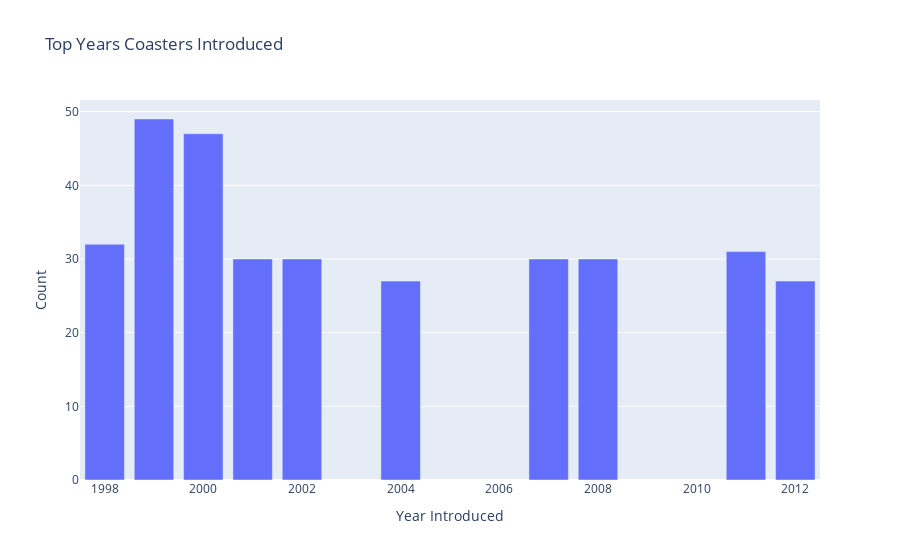

Write notebook code for a chart like this one.
### Code cell
year_counts = df['Year_Introduced'].value_counts().head(10).reset_index()
year_counts.columns = ['Year Introduced', 'Count']

# Create the histogram using Plotly Express
fig = px.bar(year_counts, x='Year Introduced', y='Count',
             title='Top Years Coasters Introduced')
fig.update_layout(xaxis_title='Year Introduced', yaxis_title='Count')
fig.show()

### Figure 1 — Plotly figure (JSON) as saved in the notebook; plotly's stock layout.template omitted (floating-point values rounded to 4 significant figures)
{"data": [{"alignmentgroup": "True", "hovertemplate": "Year Introduced=%{x}<br>Count=%{y}<extra></extra>", "legendgroup": "", "marker": {"color": "#636efa", "pattern": {"shape": ""}}, "name": "", "offsetgroup": "", "orientation": "v", "showlegend": false, "textposition": "auto", "type": "bar", "x": [1999, 2000, 1998, 2011, 2001, 2002, 2007, 2008, 2004, 2012], "xaxis": "x", "y": [49, 47, 32, 31, 30, 30, 30, 30, 27, 27], "yaxis": "y"}], "layout": {"barmode": "relative", "legend": {"tracegroupgap": 0}, "title": {"text": "Top Years Coasters Introduced"}, "xaxis": {"anchor": "y", "domain": [0, 1], "title": {"text": "Year Introduced"}}, "yaxis": {"anchor": "x", "domain": [0, 1], "title": {"text": "Count"}}}}
